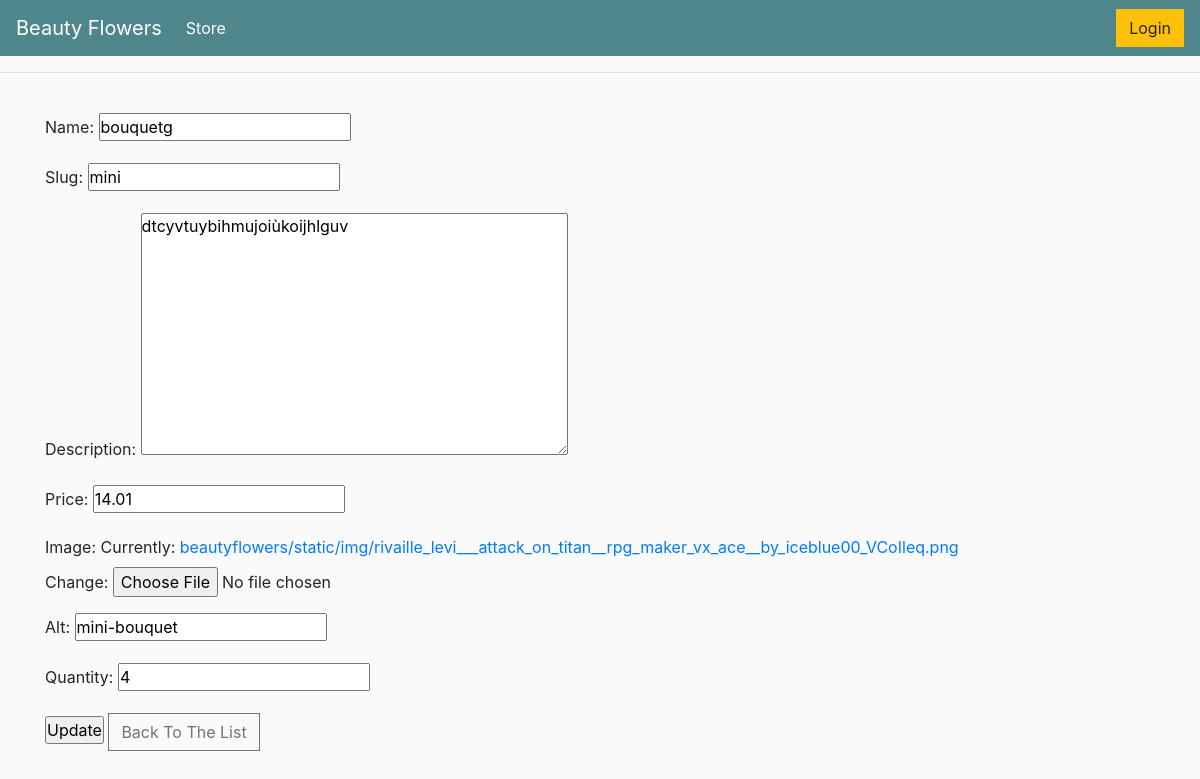
The page /mini/update on the database as committed earlier.
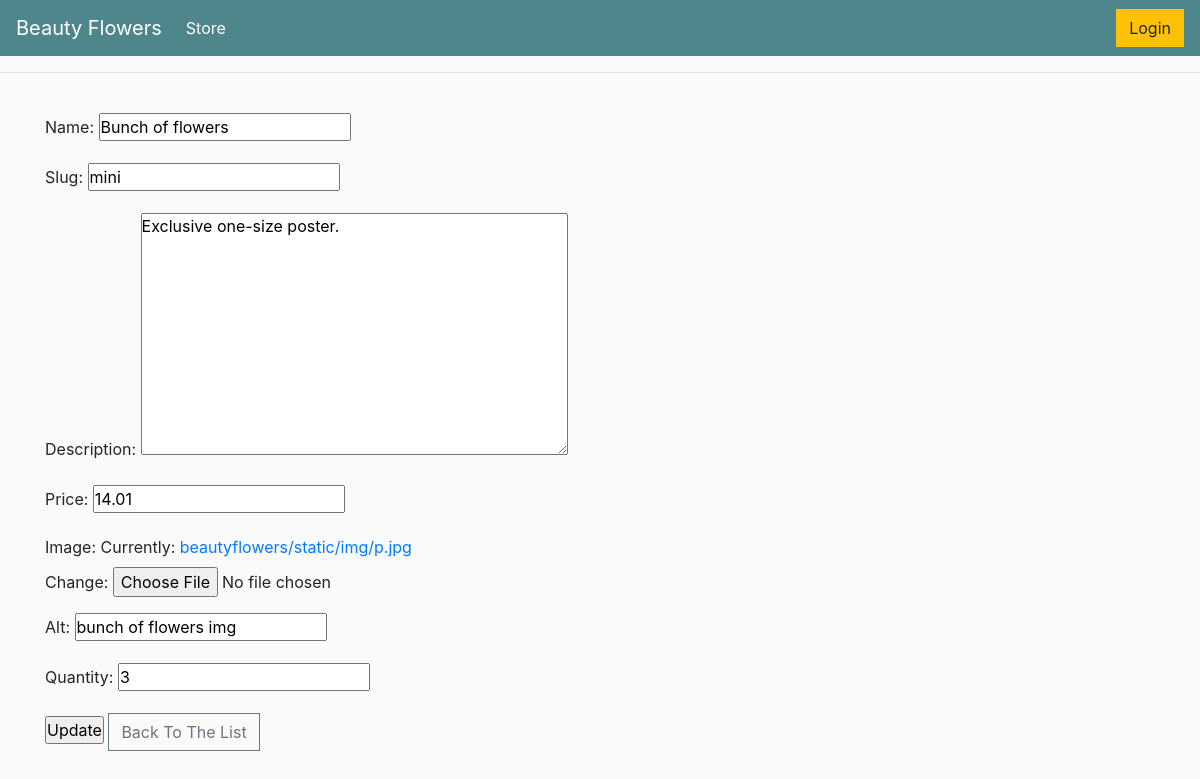
The same page on the database as committed later.
### beautyflowers/models.py (models this page shows, shortened)
class Product(models.Model):
    name = models.CharField(max_length=220)
    slug = models.SlugField(max_length=255, unique=True)
    price = models.DecimalField(max_digits=4, decimal_places=2)
    description = models.TextField(blank=True, default="Exclusive one-size poster.")
    image = models.ImageField(upload_to = "beautyflowers/static/img/", default=None)
    alt = models.CharField(max_length=50, null=False, default="img")
    quantity = models.IntegerField(default=0, blank=True, null=0)
    last_modified = models.DateTimeField(auto_now_add = True)
    created_on = models.DateField(blank=True, null=True)
    class Meta:
        ordering = ['-created_on']

### beautyflowers/views.py (the view)
# urls.py: path('<slug>/update', views.update_product ),
def update_product(request, slug):
    context ={}
    obj = get_object_or_404(Product, slug = slug)
    form = ProductForm(request.POST or None, request.FILES or None, instance = obj)
    if form.is_valid():
        form.save()
        return HttpResponseRedirect("/")
    context["form"] = form
    return render(request, "beautyflowers/crud/update_product.html", context)

### beautyflowers/forms.py
class ProductForm(forms.ModelForm):
	class Meta:
		model = Product
		fields = [
			"name",
			"slug",
            "description",
			"price",
			"image",
			"alt",
			"quantity",
        ]

### beautyflowers/templates/beautyflowers/crud/update_product.html (shortened to what this page needs)
{% extends '../main.html' %}
{% load static %}
{% block content %}
<div class="main">
    <form method="POST" enctype="multipart/form-data">
        {{ form.as_p }}
        <input type="submit" value="Update">
        <a href="/" class="btn btn-outline-secondary add-btn">Back To The List</a>
    </form>
</div>
{% endblock content %}

Rows that differ between the two databases and show on the page:
changed Product "mini": name "bouquetg" → "Bunch of flowers"; description "dtcyvtuybihmujoiùkoijhlguv" → "Exclusive one-size poster."; alt "mini-bouquet" → "bunch of flowers img"; quantity "4" → "3"
Other text that changed with them:
text no longer shown: "Name: Slug: Description: Price: Image: Currently: beautyflowers/static/img/rivaille_levi___attack_on_titan__rpg_maker_vx_ace__by_iceblue00_VCoIleq.png Change: Alt: Quantity:"
text now shown: "Name: Slug: Description: Price: Image: Currently: beautyflowers/static/img/p.jpg Change: Alt: Quantity:"
